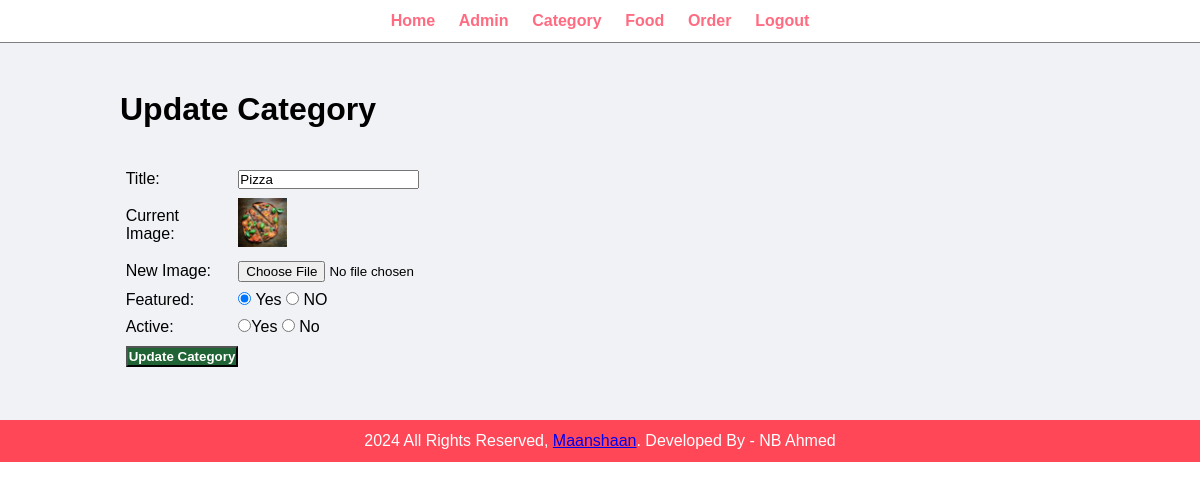
Page /admin/update-category.php?id=18 (signed in) on the committed database.
### tables this page shows
CREATE TABLE `tbl_category` (
  `id` int(10) UNSIGNED NOT NULL,
  `title` varchar(100) NOT NULL,
  `image_name` varchar(250) NOT NULL,
  `featured` varchar(10) NOT NULL,
  `active` varchar(10) NOT NULL
);

### admin/update-category.php (the view, shortened to what this page needs)
<?php include('partials/menu.php'); ?>
<div class="main-content">
    <div class="wrapper">
        <h1>Update Category</h1>
        <br><br>
        <?php
        if(isset($_GET['id']))
        {
            $id = $_GET['id'];
            $sql = "SELECT * FROM tbl_category WHERE id=$id";
            $res = mysqli_query($conn, $sql);
            $count = mysqli_num_rows($res);
            if($count==1)
            {
                $row = mysqli_fetch_assoc($res);
                $title = $row['title'];
                $current_image = $row['image_name'];
                $featured = $row['featured'];
                $active = $row['active'];
            }
            else
            {
                $_SESSION['no-category-found'] = "<div class='error'>Category Not Found.</div>";
                header('location:'.SITEURL.'admin/manage-category.php');
            }
        }
        else
        {
            header('location:'.SITEURL.'admin/manage-category.php');
        }
        ?>
        <form action="" method="POST" enctype="multipart/form-data">
         <table class="tbl30">
            <tr>
                <td>Title: </td>
                <td>
                    <input type="title" name="title" value="<?php echo $title; ?>">
                </td>
            </tr>
            <tr>
                <td>Current Image: </td>
                <td>
                    <?php
                       if($current_image != "")
                       {
                        ?>
                        <img src="<?php echo SITEURL;?>images/category/<?php echo $current_image; ?>" width="20%">
                        <?php
                       }
                       else
                       {
                       }
                    ?>
                </td>
            </tr>
            <tr>
                <td>New Image: </td>
                <td>
                    <input type="file" name="image">
                </td>
            </tr>
            <tr>
                <td>Featured: </td>
                <td>
                    <input <?php if($featured=="Yes"){echo "checked";} ?> type="radio" name="featured" value="Yes"> Yes
                    <input <?php if($featured=="NO"){echo "checked";} ?> type="radio" name="featured" value="NO"> NO
                </td>
            </tr>
            <tr>
                <td>Active: </td>
                <td>
                    <input <?php if($active=="Yes"){echo "checked";} ?> type="radio" name="active" value="Yes">Yes
                    <input <?php if($active=="NO"){echo "checked";} ?> type="radio" name="active" id="NO"> No
                </td>
            </tr>
            <tr>
                <td>
                    <input type="submit" name="submit" value="Update Category" class="btn-secondary">
                </td>
            </tr>
         </table>
        </form>
    </div>
</div>
<?php include('partials/footer1.php'); ?>

### css/admin.css (style rules this page uses)
* { margin: 0; padding: 0; font-family: Arial, Helvetica, sans-serif; }
.wrapper { padding: 1%; width: 80%; margin: 0 auto; }
.tbl30 { width: 30%; }
table tr td { padding: 1%; }
.btn-secondary { background-color: #206435; padding: 1%; color: white; text-decoration: none; font-weight: bold; }
.main-content { background-color: #f1f2f6; padding: 3% 0; }

### rows in the picture
tbl_category: title "Pizza", image_name (picture), featured "☑"
